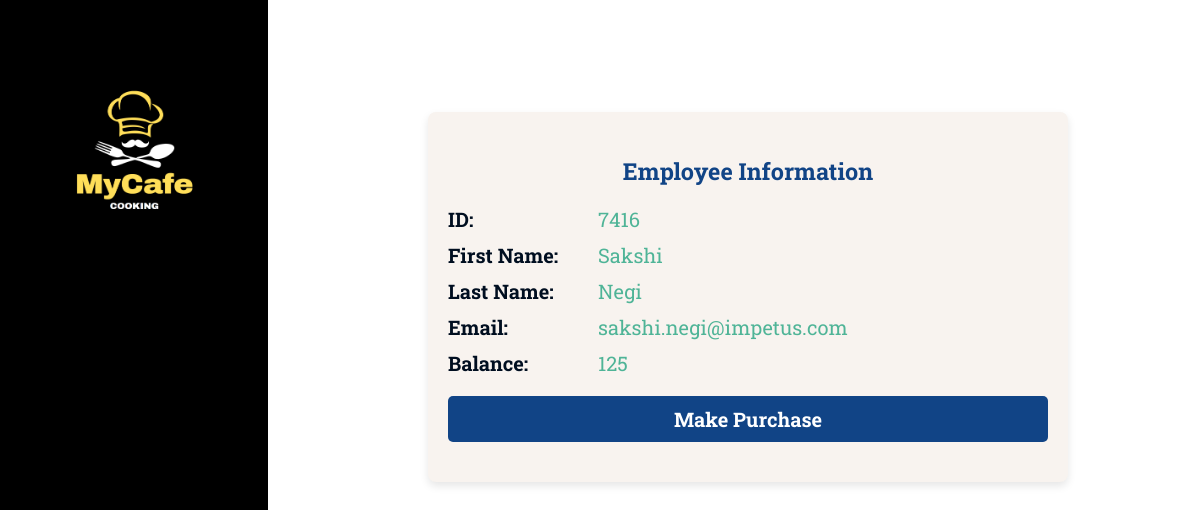
/employee-info/7416/, run on the app's committed database.
### base/models.py (models this page shows, shortened)
class Employees(models.Model):
    user = models.OneToOneField(User, on_delete=models.CASCADE, primary_key=True, related_name='employee_profile')
    Id = models.PositiveIntegerField(unique=True)
    FirstName = models.CharField(max_length=200)
    FirstName=models.CharField(max_length=200)
    LastName=models.CharField(max_length=200)
    MailId=models.EmailField()
    Balance = models.PositiveIntegerField( default=0)
    updated =models.DateTimeField(auto_now =True)
    created=models.DateTimeField(auto_now_add=True)
    class Meta:
        ordering =['-updated','-created']

### base/views.py (the view)
# urls.py: path('employee-info/<int:pk>/',views.employeeInfo, name='employeeInfo'),
def employeeInfo(request,pk):
    employeeInfo= Employees.objects.get(Id=pk)
    context={'employeeInfo':employeeInfo}
    return render(request,'base/employee/employee_info.html',context)

### base/context_processors.py (called while the page is built)
def is_admin_user(request):
    if request.user.is_authenticated:
        is_admin = 'admin' in request.user.username.lower()
    else:
        is_admin = False
    return {
        'is_admin': is_admin
    }

### base/templates/base/employee/employee_info.html
{% extends 'main.html' %}
{% block content %}
<div class="employee-info-container">
    <h3>Employee Information</h3>
    <div class="info-row">
        <div class="info-label">ID:</div>
        <div class="info-value">{{ employeeInfo.Id }}</div>
    </div>
    <div class="info-row">
        <div class="info-label">First Name:</div>
        <div class="info-value">{{ employeeInfo.FirstName }}</div>
    </div>
    <div class="info-row">
        <div class="info-label">Last Name:</div>
        <div class="info-value">{{ employeeInfo.LastName }}</div>
    </div>
    <div class="info-row">
        <div class="info-label">Email:</div>
        <div class="info-value">{{ employeeInfo.MailId }}</div>
    </div>
    <div class="info-row">
        <div class="info-label">Balance:</div>
        <div class="info-value">{{ employeeInfo.Balance }}</div>
    </div>
    <a href="{% url 'makePurchase' employeeInfo.Id %}" class="btn-primary">Make Purchase</a>
</div>
{% endblock %}

### static/css/styles.css (style rules this page uses)
body { margin:0; padding:0; display:grid; grid-template-columns: 1fr 3fr; font-family: "Roboto Slab", serif; font-size:1.25rem; }
a { text-decoration: none; }
.btn-primary { display: inline-block; margin-bottom: 20px; padding: 10px 20px; background-color: #114486; color: #ffffff; text-decoration: none; border-radius: 6px; transition: background-color 0.3s ease; font-weight: bold; }
.employee-info-container { margin: 7rem; margin-left:8rem; padding: 20px; background-color: #f8f3ef; border-radius: 8px; max-width: 600px; box-shadow: 0 4px 8px rgba(0, 0, 0, 0.1); }
.employee-info-container h3 { text-align: center; margin-bottom: 20px; color: #114486; }
.info-row { display: flex; margin-bottom: 10px; align-items: center; }
.info-label { font-weight: bold; width: 150px; color: #000e20; flex-shrink: 0; }
.info-value { flex: 1; color: #4fb497; }
.btn-primary { display: block; margin-top: 20px; padding: 10px 20px; background-color: #114486; color: #ffffff; text-decoration: none; border-radius: 5px; text-align: center; font-weight: bold; transition: background-color 0.3s ease; }

### data on the page
Employees: Id "7416", FirstName "Sakshi", LastName "Negi", MailId "sakshi.negi@impetus.com", Balance "125"
